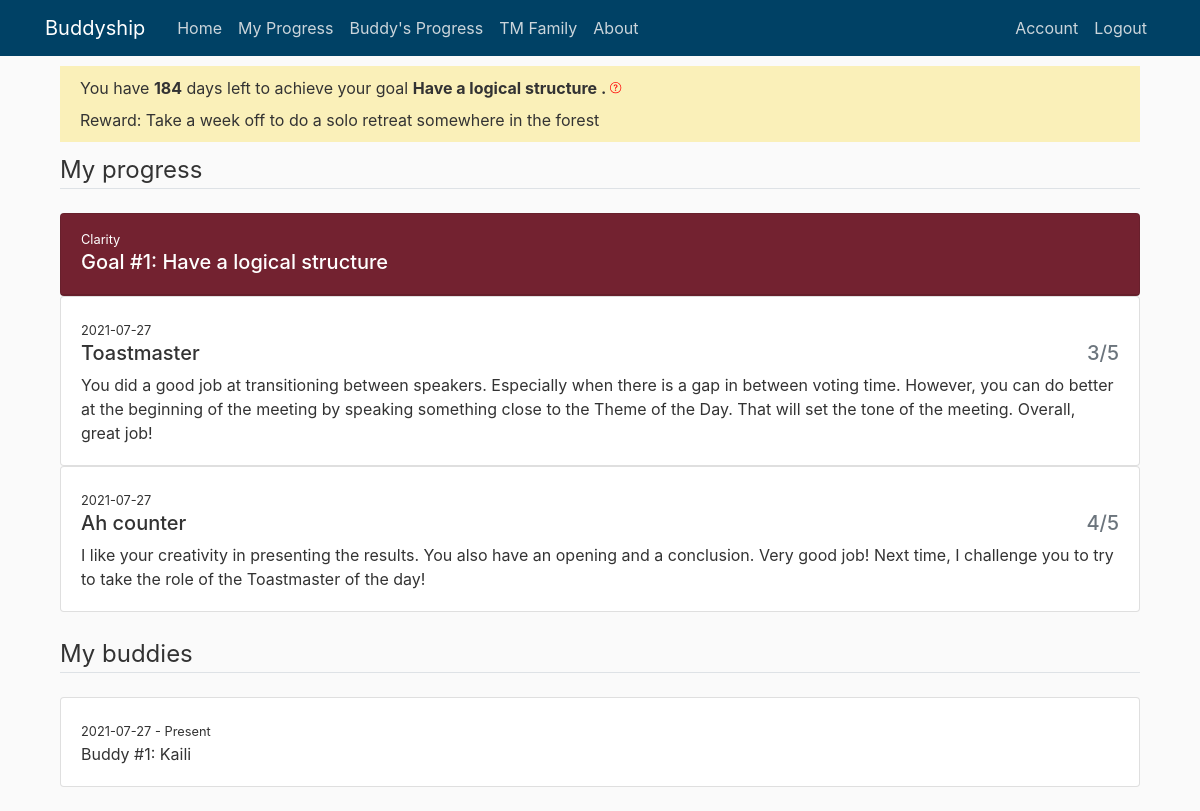
Page /my_progress (signed in) on the committed database.
### buddyship/models.py (models this page shows, shortened)
class Goal(db.Model):
    id = db.Column(db.Integer, primary_key=True)
    general_goal = db.Column(db.String(150))
    specific_goal = db.Column(db.String(150))
    goal_count = db.Column(db.Integer, default=1)
    goal_reward = db.Column(db.String(150))
    start_date = db.Column(db.DateTime, default=func.now())
    end_date = db.Column(db.DateTime)
    user_id = db.Column(db.Integer, db.ForeignKey('user.id'), nullable=False)

class User(db.Model, UserMixin):
    id = db.Column(db.Integer, primary_key=True)
    if_admin = db.Column(db.Boolean, nullable=False)
    active = db.Column(db.Boolean(), nullable=False)
    first_name = db.Column(db.String(20), unique=True, nullable=False)
    email = db.Column(db.String(120), unique=True, nullable=False)
    password = db.Column(db.String(60), nullable=False)
    current_buddy = db.Column(db.String(150))
    current_general_goal = db.Column(db.String(150))
    current_specific_goal = db.Column(db.String(150))
    current_reward = db.Column(db.String(150))
    confirmed_at = db.Column(db.Date, nullable=False)
    buddies = db.relationship('Buddy', backref='owner', lazy=True)
    goals = db.relationship('Goal', backref='owner', lazy=True)
    record_progresses = db.relationship('Progress', backref='giver', lazy=True)

class Progress(db.Model):
    id = db.Column(db.Integer, primary_key=True)
    buddy_role = db.Column(db.String(150))
    buddy_score = db.Column(db.String(150))
    buddy_comment = db.Column(db.String(1500))
    date = db.Column(db.DateTime, default=func.now())
    buddy_goal = db.Column(db.String(150))
    user_id = db.Column(db.Integer, db.ForeignKey('user.id'))
    buddy_id = db.Column(db.Integer, db.ForeignKey('buddy.id'))

class Buddy(db.Model):
    id = db.Column(db.Integer, primary_key=True)
    buddy_name = db.Column(db.String(100), nullable=False)
    buddy_count = db.Column(db.Integer, default=1)
    start_date = db.Column(db.DateTime, default=func.now())
    end_date = db.Column(db.DateTime)
    user_id = db.Column(db.Integer, db.ForeignKey('user.id'), nullable=False)
    buddy_progresses = db.relationship(
        'Progress', backref='receiver', lazy=True)

### buddyship/progresses/routes.py (the view)
@progresses.route('/my_progress', methods=['GET'])
@login_required
def my_progress():
    if current_user.current_buddy == None:
        flash('Please set up your buddy and your goal first. ', 'danger')
        return redirect(url_for('users.set_up'))
    else:
        buddies = Buddy.query.filter_by(
            buddy_name=current_user.first_name).all()
        id_lst = []
        for buddy in buddies:
            id_lst.append(buddy.user_id)
        return render_template("my_progress.html", title='My Progress', user=current_user,
                               buddy_accounts=User.query.filter(
                                   User.id.in_(id_lst)).all(),
                               current_time=date.today())

### buddyship/models.py (called while the page is built)
@login_manager.user_loader
def load_user(user_id):
    return User.query.get(int(user_id))

### buddyship/templates/my_progress.html (shortened to what this page needs)
{% extends "layout.html" %}
{% block content %}
<div class="content-section">
    <div class="subtitle-section">
        You have <b>{{ (user.goals[-1].end_date.date() - current_time).days }}</b></span> days left
        to achieve your goal
        <b>{{ user.current_specific_goal }}. </b> <label data-toggle="tooltip" data-placement="top"
            title="We encourage you to use 6 months to complete one goal. You can always change your goal on 'Account' tab. ">
        </label>
        <br />Reward: {{ user.current_reward }}
    </div>
    <legend class="border-bottom mb-4">My progress</legend>
    {% for goal in user.goals|reverse %}
    <div class="card bg-red text-white mt-3">
        <div class="card-header">
            <small>{{ goal.general_goal }}</small>
            <h5>
                Goal #{{ goal.goal_count }}: {{ goal.specific_goal }}</h5>
        </div>
    </div>
    {% for buddy_account in buddy_accounts|reverse %}
    {% for progress in buddy_account.record_progresses|reverse %}
    {% if progress.buddy_goal == goal.general_goal + ' - ' + goal.specific_goal %}
    <div class="card">
        <div class="card-body">
            <small>{{ progress.date.date() }}</small>
            <h5 class="row align-items-start">
                <div class="col">{{ progress.buddy_role }}</div>
                <div class="col text-right text-muted">{{ progress.buddy_score[0] }}/5</div>
            </h5>
            <p class="card-text">{{ progress.buddy_comment }}</p>
        </div>
    </div>
    {% endif %}
    {% endfor %}
    {% endfor %}
    {% endfor %}
</div>
<br>
<legend class="border-bottom mb-4">My buddies</legend>
{% for buddy in user.buddies|reverse %}
<div class="card">
    <div class="card-body">
        <small>{{ buddy.start_date.date() }} -
            {% if buddy.end_date == None %} Present
            {% else %} {{ buddy.end_date.date() }}
            {% endif %}</small>
        <p class="card-text">Buddy #{{ buddy.buddy_count }}: {{ buddy.buddy_name }}</p>
    </div>
</div>
{% endfor %}
<br>
</div>
{% endblock content %}

### buddyship/static/main.css (style rules this page uses)
body { background: #fafafa; color: #333333; }
.bg-red { background-color: #772432; }
.subtitle-section { background: #faf0b9; padding: 10px 20px 10px 20px; margin-bottom: 10px; }

### rows in the picture
Goal: (user.goals[-1].end_date.date()-current_time).days "184", general_goal "Clarity", goal_count "1", specific_goal "Have a logical structure"
User: current_specific_goal "Have a logical structure", current_reward "Take a week off to do a solo retreat somewhere in the forest"
Progress: date "2021-07-27", buddy_role "Toastmaster", buddy_score "3", buddy_comment "You did a good job at transitioning between speakers. Especially when there is a gap in between voting time. However, you can do better at the beginning of the meeting by speaking something close to the Theme of the Day. That will set the tone of the meeting. Overall, great job!"
Progress: date "2021-07-27", buddy_role "Ah counter", buddy_score "4", buddy_comment "I like your creativity in presenting the results. You also have an opening and a conclusion. Very good job! Next time, I challenge you to try to take the role of the Toastmaster of the day!"
Buddy: start_date "2021-07-27", shows "Present", buddy_count "1", buddy_name "Kaili"
